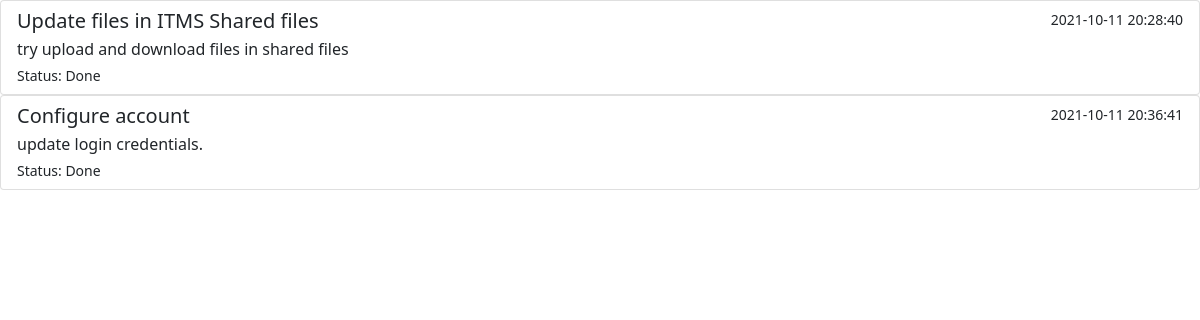
Screenshot of /listComplete.php (signed in) with the database file from the repository.
### tables this page shows
CREATE TABLE IF NOT EXISTS `todo_list` (
  `todo_list_id` int(12) NOT NULL AUTO_INCREMENT,
  `task_heading` varchar(300) NOT NULL,
  `task_description` varchar(1000) NOT NULL,
  `date_created` datetime NOT NULL DEFAULT CURRENT_TIMESTAMP,
  `isDone` tinyint(1) NOT NULL,
  `pnp_account_no` int(8) NOT NULL,
  PRIMARY KEY (`todo_list_id`),
  KEY `pnp_account_no` (`pnp_account_no`)
);

### listComplete.php (the view, shortened to what this page needs)
<?php
 include 'database.php';
$sqlToDoList=mysqli_query($conn,"SELECT * FROM todo_list WHERE pnp_account_no = ".$_SESSION['pnp_account_no']." and isDone= 1;");
 ?>
<html>
    <head>
        <link href="https://cdn.jsdelivr.net/npm/bootstrap@5.1.2/dist/css/bootstrap.min.css" rel="stylesheet">
        <link rel="stylesheet" href="Resources/css/task.css" type="text/css">
    </head>
    <body>
      <?php
      if(mysqli_num_rows($sqlToDoList) > 0){
        while($rows = mysqli_fetch_assoc($sqlToDoList)){
          echo '<div class="list-group" style="width:100%;">
              <a href="#" class="list-group-item list-group-item-action">
                <div class="d-flex w-100 justify-content-between">
                  <h5 class="mb-1">'.$rows["task_heading"].'</h5>
                  <small>'.$rows["date_created"].'</small>
                </div>
                <p class="mb-1">'.$rows["task_description"].'</p>
                <small>'.(($rows["isDone"]==1)? "Status: Done" : "Status: Ongoing").'</small>
              </a>
            </div>';
            }
          }
          else{
            echo "You haven't finished any task yet.";
          }
       ?>
    </body>
</html>

### rows the page displays
todo_list: task_heading "Update files in ITMS Shared files", date_created "2021-10-11 20:28:40", task_description "try upload and download files in shared files", isDone "Status: Done"
todo_list: task_heading "Configure account", date_created "2021-10-11 20:36:41", task_description "update login credentials.", isDone "Status: Done"
